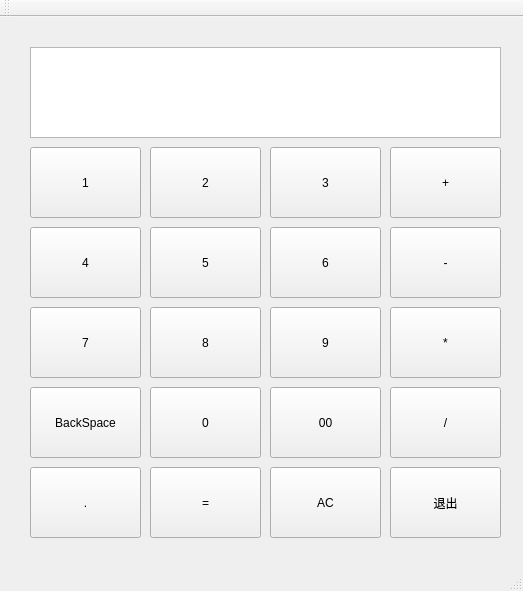
<?xml version="1.0" encoding="UTF-8"?>
<ui version="4.0">
 <class>MainWindow</class>
 <widget class="QMainWindow" name="MainWindow">
  <property name="geometry">
   <rect>
    <x>0</x>
    <y>0</y>
    <width>523</width>
    <height>591</height>
   </rect>
  </property>
  <property name="windowTitle">
   <string>计算器</string>
  </property>
  <widget class="QWidget" name="centralWidget">
   <widget class="QTextEdit" name="textEdit_show">
    <property name="geometry">
     <rect>
      <x>30</x>
      <y>30</y>
      <width>471</width>
      <height>91</height>
     </rect>
    </property>
    <property name="readOnly">
     <bool>true</bool>
    </property>
   </widget>
   <widget class="QPushButton" name="pushButton_1">
    <property name="geometry">
     <rect>
      <x>30</x>
      <y>130</y>
      <width>111</width>
      <height>71</height>
     </rect>
    </property>
    <property name="text">
     <string>1</string>
    </property>
   </widget>
   <widget class="QPushButton" name="pushButton_2">
    <property name="geometry">
     <rect>
      <x>150</x>
      <y>130</y>
      <width>111</width>
      <height>71</height>
     </rect>
    </property>
    <property name="text">
     <string>2</string>
    </property>
   </widget>
   <widget class="QPushButton" name="pushButton_5">
    <property name="geometry">
     <rect>
      <x>150</x>
      <y>210</y>
      <width>111</width>
      <height>71</height>
     </rect>
    </property>
    <property name="text">
     <string>5</string>
    </property>
   </widget>
   <widget class="QPushButton" name="pushButton_4">
    <property name="geometry">
     <rect>
      <x>30</x>
      <y>210</y>
      <width>111</width>
      <height>71</height>
     </rect>
    </property>
    <property name="text">
     <string>4</string>
    </property>
   </widget>
   <widget class="QPushButton" name="pushButton_3">
    <property name="geometry">
     <rect>
      <x>270</x>
      <y>130</y>
      <width>111</width>
      <height>71</height>
     </rect>
    </property>
    <property name="text">
     <string>3</string>
    </property>
   </widget>
   <widget class="QPushButton" name="pushButton_6">
    <property name="geometry">
     <rect>
      <x>270</x>
      <y>210</y>
      <width>111</width>
      <height>71</height>
     </rect>
    </property>
    <property name="text">
     <string>6</string>
    </property>
   </widget>
   <widget class="QPushButton" name="pushButton_jian">
    <property name="geometry">
     <rect>
      <x>390</x>
      <y>210</y>
      <width>111</width>
      <height>71</height>
     </rect>
    </property>
    <property name="text">
     <string>-</string>
    </property>
   </widget>
   <widget class="QPushButton" name="pushButton_7">
    <property name="geometry">
     <rect>
      <x>30</x>
      <y>290</y>
      <width>111</width>
      <height>71</height>
     </rect>
    </property>
    <property name="text">
     <string>7</string>
    </property>
   </widget>
   <widget class="QPushButton" name="pushButton_chen">
    <property name="geometry">
     <rect>
      <x>390</x>
      <y>290</y>
      <width>111</width>
      <height>71</height>
     </rect>
    </property>
    <property name="text">
     <string>*</string>
    </property>
   </widget>
   <widget class="QPushButton" name="pushButton_plus">
    <property name="geometry">
     <rect>
      <x>390</x>
      <y>130</y>
      <width>111</width>
      <height>71</height>
     </rect>
    </property>
    <property name="text">
     <string>+</string>
    </property>
   </widget>
   <widget class="QPushButton" name="pushButton_9">
    <property name="geometry">
     <rect>
      <x>270</x>
      <y>290</y>
      <width>111</width>
      <height>71</height>
     </rect>
    </property>
    <property name="text">
     <string>9</string>
    </property>
   </widget>
   <widget class="QPushButton" name="pushButton_8">
    <property name="geometry">
     <rect>
      <x>150</x>
      <y>290</y>
      <width>111</width>
      <height>71</height>
     </rect>
    </property>
    <property name="text">
     <string>8</string>
    </property>
   </widget>
   <widget class="QPushButton" name="pushButton_BackSpace">
    <property name="geometry">
     <rect>
      <x>30</x>
      <y>370</y>
      <width>111</width>
      <height>71</height>
     </rect>
    </property>
    <property name="text">
     <string>BackSpace</string>
    </property>
   </widget>
   <widget class="QPushButton" name="pushButton_0">
    <property name="geometry">
     <rect>
      <x>150</x>
      <y>370</y>
      <width>111</width>
      <height>71</height>
     </rect>
    </property>
    <property name="text">
     <string>0</string>
    </property>
   </widget>
   <widget class="QPushButton" name="pushButton_equal">
    <property name="geometry">
     <rect>
      <x>150</x>
      <y>450</y>
      <width>111</width>
      <height>71</height>
     </rect>
    </property>
    <property name="text">
     <string>=</string>
    </property>
   </widget>
   <widget class="QPushButton" name="pushButton_divide">
    <property name="geometry">
     <rect>
      <x>390</x>
      <y>370</y>
      <width>111</width>
      <height>71</height>
     </rect>
    </property>
    <property name="text">
     <string>/</string>
    </property>
   </widget>
   <widget class="QPushButton" name="pushButton_00">
    <property name="geometry">
     <rect>
      <x>270</x>
      <y>370</y>
      <width>111</width>
      <height>71</height>
     </rect>
    </property>
    <property name="text">
     <string>00</string>
    </property>
   </widget>
   <widget class="QPushButton" name="pushButton_clear">
    <property name="geometry">
     <rect>
      <x>270</x>
      <y>450</y>
      <width>111</width>
      <height>71</height>
     </rect>
    </property>
    <property name="text">
     <string>AC</string>
    </property>
   </widget>
   <widget class="QPushButton" name="pushButton_Exit">
    <property name="geometry">
     <rect>
      <x>390</x>
      <y>450</y>
      <width>111</width>
      <height>71</height>
     </rect>
    </property>
    <property name="text">
     <string>退出</string>
    </property>
   </widget>
   <widget class="QPushButton" name="pushButton_dot">
    <property name="geometry">
     <rect>
      <x>30</x>
      <y>450</y>
      <width>111</width>
      <height>71</height>
     </rect>
    </property>
    <property name="text">
     <string>.</string>
    </property>
   </widget>
  </widget>
  <widget class="QMenuBar" name="menuBar">
   <property name="geometry">
    <rect>
     <x>0</x>
     <y>0</y>
     <width>523</width>
     <height>23</height>
    </rect>
   </property>
  </widget>
  <widget class="QToolBar" name="mainToolBar">
   <attribute name="toolBarArea">
    <enum>TopToolBarArea</enum>
   </attribute>
   <attribute name="toolBarBreak">
    <bool>false</bool>
   </attribute>
  </widget>
  <widget class="QStatusBar" name="statusBar"/>
 </widget>
 <layoutdefault spacing="6" margin="11"/>
 <resources/>
 <connections/>
</ui>
